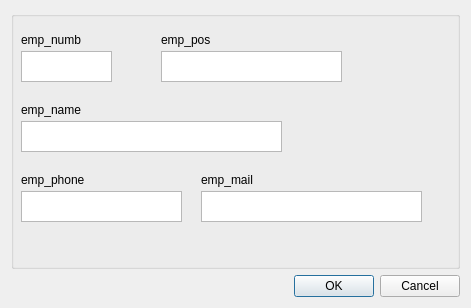
<?xml version="1.0" encoding="UTF-8"?>
<ui version="4.0">
 <class>Dialog</class>
 <widget class="QDialog" name="Dialog">
  <property name="geometry">
   <rect>
    <x>0</x>
    <y>0</y>
    <width>471</width>
    <height>308</height>
   </rect>
  </property>
  <property name="windowTitle">
   <string>Добавить запись (Employees)</string>
  </property>
  <layout class="QGridLayout" name="gridLayout">
   <item row="2" column="0">
    <widget class="QDialogButtonBox" name="buttonBox">
     <property name="orientation">
      <enum>Qt::Horizontal</enum>
     </property>
     <property name="standardButtons">
      <set>QDialogButtonBox::Cancel|QDialogButtonBox::Ok</set>
     </property>
    </widget>
   </item>
   <item row="1" column="0">
    <widget class="QGroupBox" name="groupBox">
     <property name="title">
      <string/>
     </property>
     <widget class="QPlainTextEdit" name="te_emp_numb">
      <property name="geometry">
       <rect>
        <x>10</x>
        <y>40</y>
        <width>91</width>
        <height>31</height>
       </rect>
      </property>
     </widget>
     <widget class="QLabel" name="label_4">
      <property name="geometry">
       <rect>
        <x>10</x>
        <y>20</y>
        <width>71</width>
        <height>18</height>
       </rect>
      </property>
      <property name="text">
       <string>emp_numb</string>
      </property>
     </widget>
     <widget class="QPlainTextEdit" name="te_emp_pos">
      <property name="geometry">
       <rect>
        <x>150</x>
        <y>40</y>
        <width>181</width>
        <height>31</height>
       </rect>
      </property>
     </widget>
     <widget class="QLabel" name="label_7">
      <property name="geometry">
       <rect>
        <x>150</x>
        <y>20</y>
        <width>61</width>
        <height>18</height>
       </rect>
      </property>
      <property name="text">
       <string>emp_pos</string>
      </property>
     </widget>
     <widget class="QPlainTextEdit" name="te_emp_name">
      <property name="geometry">
       <rect>
        <x>10</x>
        <y>110</y>
        <width>261</width>
        <height>31</height>
       </rect>
      </property>
     </widget>
     <widget class="QLabel" name="label_5">
      <property name="geometry">
       <rect>
        <x>10</x>
        <y>90</y>
        <width>71</width>
        <height>18</height>
       </rect>
      </property>
      <property name="text">
       <string>emp_name</string>
      </property>
     </widget>
     <widget class="QLabel" name="label_11">
      <property name="geometry">
       <rect>
        <x>10</x>
        <y>160</y>
        <width>71</width>
        <height>18</height>
       </rect>
      </property>
      <property name="text">
       <string>emp_phone</string>
      </property>
     </widget>
     <widget class="QPlainTextEdit" name="te_emp_phone">
      <property name="geometry">
       <rect>
        <x>10</x>
        <y>180</y>
        <width>161</width>
        <height>31</height>
       </rect>
      </property>
     </widget>
     <widget class="QLabel" name="label_12">
      <property name="geometry">
       <rect>
        <x>190</x>
        <y>160</y>
        <width>61</width>
        <height>18</height>
       </rect>
      </property>
      <property name="text">
       <string>emp_mail</string>
      </property>
     </widget>
     <widget class="QPlainTextEdit" name="te_emp_mail">
      <property name="geometry">
       <rect>
        <x>190</x>
        <y>180</y>
        <width>221</width>
        <height>31</height>
       </rect>
      </property>
     </widget>
    </widget>
   </item>
  </layout>
 </widget>
 <resources/>
 <connections>
  <connection>
   <sender>buttonBox</sender>
   <signal>accepted()</signal>
   <receiver>Dialog</receiver>
   <slot>accept()</slot>
   <hints>
    <hint type="sourcelabel">
     <x>248</x>
     <y>254</y>
    </hint>
    <hint type="destinationlabel">
     <x>157</x>
     <y>274</y>
    </hint>
   </hints>
  </connection>
  <connection>
   <sender>buttonBox</sender>
   <signal>rejected()</signal>
   <receiver>Dialog</receiver>
   <slot>reject()</slot>
   <hints>
    <hint type="sourcelabel">
     <x>316</x>
     <y>260</y>
    </hint>
    <hint type="destinationlabel">
     <x>286</x>
     <y>274</y>
    </hint>
   </hints>
  </connection>
 </connections>
</ui>
